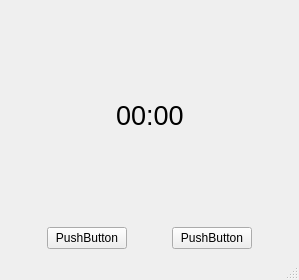
<?xml version="1.0" encoding="UTF-8"?>
<ui version="4.0">
 <class>MainAppWindow</class>
 <widget class="QMainWindow" name="MainAppWindow">
  <property name="geometry">
   <rect>
    <x>0</x>
    <y>0</y>
    <width>299</width>
    <height>280</height>
   </rect>
  </property>
  <property name="windowTitle">
   <string>MainWindow</string>
  </property>
  <widget class="QWidget" name="centralwidget">
   <layout class="QGridLayout" name="gridLayout">
    <item row="0" column="0">
     <layout class="QVBoxLayout" name="verticalLayout">
      <item>
       <layout class="QHBoxLayout" name="horizontalLayout">
        <item>
         <spacer name="horizontalSpacer">
          <property name="orientation">
           <enum>Qt::Orientation::Horizontal</enum>
          </property>
          <property name="sizeHint" stdset="0">
           <size>
            <width>40</width>
            <height>20</height>
           </size>
          </property>
         </spacer>
        </item>
        <item>
         <widget class="QLabel" name="timerText">
          <property name="font">
           <font>
            <pointsize>20</pointsize>
           </font>
          </property>
          <property name="text">
           <string>00:00</string>
          </property>
         </widget>
        </item>
        <item>
         <spacer name="horizontalSpacer_2">
          <property name="orientation">
           <enum>Qt::Orientation::Horizontal</enum>
          </property>
          <property name="sizeHint" stdset="0">
           <size>
            <width>40</width>
            <height>20</height>
           </size>
          </property>
         </spacer>
        </item>
       </layout>
      </item>
     </layout>
    </item>
    <item row="1" column="0">
     <layout class="QHBoxLayout" name="horizontalLayout_2">
      <item>
       <spacer name="horizontalSpacer_4">
        <property name="orientation">
         <enum>Qt::Orientation::Horizontal</enum>
        </property>
        <property name="sizeHint" stdset="0">
         <size>
          <width>40</width>
          <height>20</height>
         </size>
        </property>
       </spacer>
      </item>
      <item>
       <widget class="QPushButton" name="startPauseButton">
        <property name="text">
         <string>PushButton</string>
        </property>
       </widget>
      </item>
      <item>
       <spacer name="horizontalSpacer_3">
        <property name="orientation">
         <enum>Qt::Orientation::Horizontal</enum>
        </property>
        <property name="sizeHint" stdset="0">
         <size>
          <width>40</width>
          <height>20</height>
         </size>
        </property>
       </spacer>
      </item>
      <item>
       <widget class="QPushButton" name="stopButton">
        <property name="text">
         <string>PushButton</string>
        </property>
       </widget>
      </item>
      <item>
       <spacer name="horizontalSpacer_5">
        <property name="orientation">
         <enum>Qt::Orientation::Horizontal</enum>
        </property>
        <property name="sizeHint" stdset="0">
         <size>
          <width>40</width>
          <height>20</height>
         </size>
        </property>
       </spacer>
      </item>
     </layout>
    </item>
   </layout>
  </widget>
  <widget class="QMenuBar" name="menubar">
   <property name="geometry">
    <rect>
     <x>0</x>
     <y>0</y>
     <width>299</width>
     <height>30</height>
    </rect>
   </property>
  </widget>
  <widget class="QStatusBar" name="statusbar"/>
 </widget>
 <resources/>
 <connections/>
</ui>
